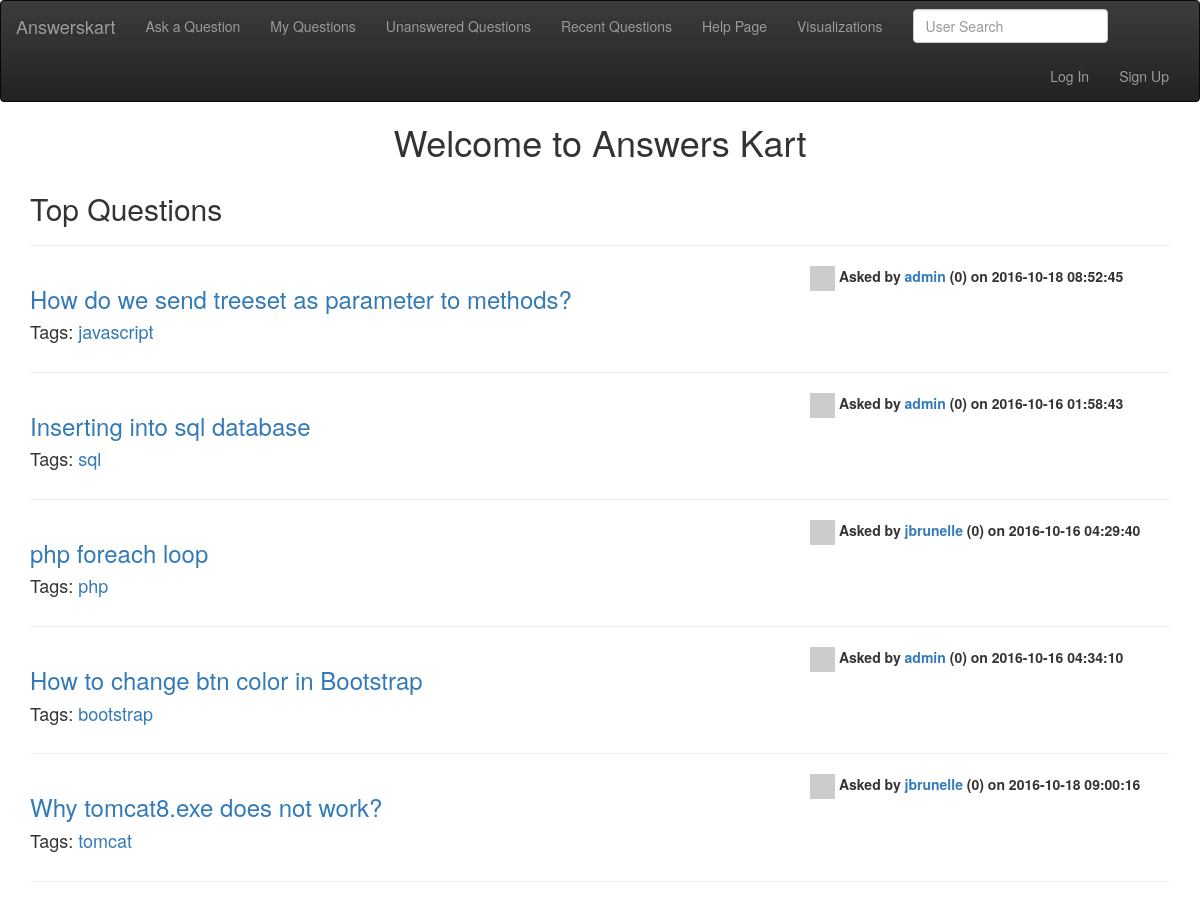
The app's page /main_home.php with its own data.
### tables this page shows
CREATE TABLE `questions_table` (
  `question_id` int(11) NOT NULL,
  `user_id` int(11) NOT NULL,
  `title` longtext NOT NULL,
  `content` longtext NOT NULL,
  `created_at` timestamp NOT NULL DEFAULT CURRENT_TIMESTAMP,
  `ques_votecount` int(11) NOT NULL,
  `freeze` int(255) NOT NULL DEFAULT '0',
  `tags` varchar(255) NOT NULL
);

### main_home.php (the view, shortened to what this page needs)
<?php include "session.php"; ?>
<?php include "header.php"; ?>
<?php include "navbar.php"; ?>
<?php include "scripts.php"; ?>
<h1 align="center">Welcome to Answers Kart</h1>
<div class="container">
	<div class="row">
		<div class="col-md-12">
			<h2>Top Questions</h2><hr/>
			<?php
				$query = "SELECT questions_table.user_id as quser,title,tags,admin,checkgit,emailid,questions_table.created_at,question_id,ques_votecount FROM questions_table JOIN login_details ON login_details.user_id=questions_table.user_id ORDER BY ques_votecount DESC limit 5";
				$result = mysqli_query($connection,$query) or die("Failed to query database".mysql_error());
				while ($row = mysqli_fetch_array($result,MYSQLI_ASSOC)) {
					$question_id=htmlentities($row['question_id']);
			?>
			<div class="row">
				<div class="col-md-8">
					<h3><p><a href='single_question.php?ques_id=<?php echo $question_id; ?>&page=1'><?php echo htmlentities($row['title']);?></a></p></h3>
				<h4>Tags:
				 <?php
					$onetag=explode(" ",$row['tags']);
					foreach ($onetag as $value) {?>
						<a href="tagspage.php?name=<?php echo $value;?>">
						<?php
					 echo "$value";?> </a><?php
					}
				?>
				</h4>
				</div>
				<div class="col-md-4">
				<p>
						<a href="ProfilePage.php?name=<?php echo trim($row['admin']);?>&page=1">
						<?php
              if($row["checkgit"]==1)
              {
                echo "<img width='25' height='25' alt='abc' src='https://github.com/".$row['admin'].".png' />";
              }
              else
              {
                $grav_url = "https://www.gravatar.com/avatar/" . md5( strtolower( trim( $row['emailid'] ) ) ) . "?d=" . urlencode( 'https://s24.postimg.org/a4bwqzpgl/default.png' );
              $source = "./images/".$row['admin'];
              $source = trim($source);
              if(file_exists($source))
              {
                 ?>
                  <img width='25' height='25' alt='abc' src='./images/<?php echo $row['admin']; ?>' />
                <?php
              }
              else
              {
                 ?>
                  <img width='25' height='25' alt='abc' src='<?php echo $grav_url; ?>' / >
                <?php
              }
              }
              ?>
						</a>
						<b><?php echo "Asked by ";?><a href="ProfilePage.php?name=<?php echo trim($row['admin']);?>&page=1"> <?php echo htmlentities($row['admin']) ?></a>
						<?php
						echo '(',scores($row['quser']),')'," on ".htmlentities($row['created_at'])."<br />"?>
						</b>
					</p>
				</div>
				<div class="col-md-12">
				<hr/>
				</div>
			</div>
				<?php }?>
				<?php include "footer.php"; ?>

### header.php (shortened to what this page needs)
<!DOCTYPE html PUBLIC "-//W3C//DTD XHTML 1.0 Strict//EN"
       "http://www.w3.org/TR/xhtml1/DTD/xhtml1-strict.dtd">
     <html xmlns="http://www.w3.org/1999/xhtml" lang="en" xml:lang="en">
<head>
<link rel="stylesheet" href="https://maxcdn.bootstrapcdn.com/bootstrap/3.3.7/css/bootstrap.min.css"></link>
<link rel="stylesheet" href="https://maxcdn.bootstrapcdn.com/bootstrap/3.3.7/css/bootstrap-theme.min.css"></link>
<link href="http://cdnjs.cloudflare.com/ajax/libs/summernote/0.8.2/summernote.css" rel="stylesheet"></link>
<link rel="stylesheet" type="text/css" href="loginstyle.css"></link>
</head>
<body>

### navbar.php (shortened to what this page needs)
<header class="navbar navbar-inverse">
	<div class="container-fluid ">
		<nav role ="navigation">
			<div class="navbar-header">
				<a class="navbar-brand" href="main_home.php">Answerskart</a>
			</div>
			<div class="collapse navbar-collapse" id="bs-example-navbar-collapse-1">
				<ul class="nav navbar-nav">
					<li><a href="ask_question.php">Ask a Question<span class="sr-only">(current)</span></a></li>
					<li><a href="my_questions.php?page=1">My Questions</a></li>
					<li><a href="unanswered_questions.php?page=1">Unanswered Questions</a></li>
					<li><a href="recent.php">Recent Questions</a></li>
					<li><a href="help.php">Help Page</a></li>
					<li><a href="csvprepare.php">Visualizations</a></li>
					</ul>
					<form action="./ProfilePage.php" class="navbar-form navbar-left">
     			  	<div class="form-group">
        				<input type="text" class="form-control" name="name" id="name" placeholder="User Search"></input>
        			</div>
    			</form>
				<ul class="nav navbar-nav navbar-right">
					<?php
				        if ($USERID != "undefined"){
				     ?>
							<li><a style="color: white" href="ProfilePage.php?name=<?php echo trim($USERNAME);?>&page=1">
							<?php
              if($_SESSION['checkgit']==1)
              {
                echo "<img width='25' height='25' alt='abc' src='https://github.com/".$_SESSION['login_name'].".png' />";
              }
              else
              {
                $grav_url = "https://www.gravatar.com/avatar/" . md5( strtolower( trim( $_SESSION['emailid'] ) ) ) . "?d=" . urlencode( 'https://s24.postimg.org/a4bwqzpgl/default.png' );
              $source = "./images/".$_SESSION['login_name'];
              $source = trim($source);
              if(file_exists($source))
              {
                 ?>
                  <img width='25' height='25' alt='abc' src='./images/<?php echo $_SESSION['login_name']; ?>' />
                <?php
              }
              else
              {
                 ?>
                  <img width='25' height='25' alt='abc' src='<?php echo $grav_url; ?>' / >
                <?php
              }
              }
              ?>
                             <?php echo $USERNAME;?></a></li>
							<li><a href="logout.php">Log out</a></li>
							<?php
						}
						else{
							?>
							<li><a href="login.php">Log In</a></li>
							<li><a href="signup.php">Sign Up</a></li>
							<?php
						}
				       		?>
				</ul>
			</div>
		</nav>
	</div>
</header>

### scripts.php (shortened to what this page needs)
<link rel="stylesheet" href="//code.jquery.com/ui/1.12.1/themes/base/jquery-ui.css">

### session.php (shortened to what this page needs)
<?php
	if (isset($_SESSION['login_user'])){
		$USERID=$_SESSION['login_user'];
		$USERNAME=$_SESSION['login_name'];
		$useradmin=$_SESSION['admin_value'];
	}
	else{
		$USERID='undefined';
	}
	function scores($user){
		$connection = mysqli_connect("localhost","admin","M0n@rch$","answerskart") or die("Connection Failed");
		$query="SELECT SUM(ques_votecount) from questions_table  WHERE user_id ='$user' GROUP BY user_id";
		$result = mysqli_query($connection,$query) or die("Failed to query database".mysql_error());
		$row=mysqli_fetch_array($result,MYSQLI_ASSOC);
		echo $row['SUM(ques_votecount)'];
	}
?>

### loginstyle.css (style rules this page uses)
header.navbar.navbar-inverse { margin-bottom: 0px; }

### records on screen
questions_table: title "How do we send treeset as parameter to methods?", tags "javascript", user.admin "admin", SUM "0", created_at "2016-10-18 08:52:45"
questions_table: title "Inserting into sql database", tags "sql", user.admin "admin", SUM "0", created_at "2016-10-16 01:58:43"
questions_table: title "php foreach loop", tags "php", user.admin "jbrunelle", SUM "0", created_at "2016-10-16 04:29:40"
questions_table: title "How to change btn color in Bootstrap", tags "bootstrap", user.admin "admin", SUM "0", created_at "2016-10-16 04:34:10"
questions_table: title "Why tomcat8.exe does not work?", tags "tomcat", user.admin "jbrunelle", SUM "0", created_at "2016-10-18 09:00:16"
